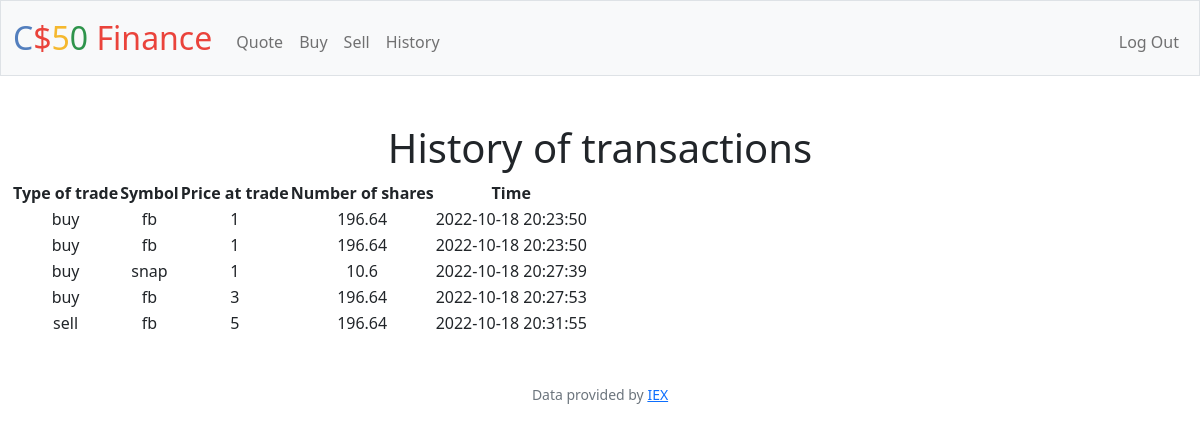
Screenshot of /history (signed in) with the database file from the repository.
### tables this page shows
CREATE TABLE transactions (id integer primary key autoincrement not null, user_id integer not null, stock_name not null, shares_number not null, price_at_trade not null, time datetime not null, type text, foreign key (user_id) references users(id));

### app.py (the view)
@app.route("/history")
@login_required
def history():
    transactions = db.execute("select stock_name, shares_number, price_at_trade, time, type from transactions where user_id=?", session["user_id"])
    print(transactions)
    if len(transactions)==0:
        return render_template("history1.html")
    else:
        return render_template("history.html", transactions=transactions)

### app.py (called while the page is built)
@app.after_request
def after_request(response):
    response.headers["Cache-Control"] = "no-cache, no-store, must-revalidate"
    response.headers["Expires"] = 0
    response.headers["Pragma"] = "no-cache"
    return response

### helpers.py (called while the page is built)
def login_required(f):
    @wraps(f)
    def decorated_function(*args, **kwargs):
        if session.get("user_id") is None:
            return redirect("/login")
        return f(*args, **kwargs)
    return decorated_function

### templates/history.html (shortened to what this page needs)
{% extends "layout.html" %}
{% block main %}
    <h1>History of transactions</h1>
    <table>
        <tr>
            <th>Type of trade</th>
            <th>Symbol</th>
            <th>Price at trade</th>
            <th>Number of shares</th>
            <th>Time</th>
        </tr>
        {% for trade in transactions %}
        <tr>
            <td>{{ trade['type'] }}</td>
            <td>{{ trade['stock_name'] }}</td>
            <td>{{ trade['shares_number'] }}</td>
            <td>{{ trade['price_at_trade'] }}</td>
            <td>{{ trade['time'] }}</td>
        </tr>
        {% endfor %}
    </table>
{% endblock %}

### rows the page displays
transactions: type "buy", stock_name "fb", shares_number "1", price_at_trade "196.64", time "2022-10-18 20:23:50"
transactions: type "buy", stock_name "fb", shares_number "1", price_at_trade "196.64", time "2022-10-18 20:23:50"
transactions: type "buy", stock_name "snap", shares_number "1", price_at_trade "10.6", time "2022-10-18 20:27:39"
transactions: type "buy", stock_name "fb", shares_number "3", price_at_trade "196.64", time "2022-10-18 20:27:53"
transactions: type "sell", stock_name "fb", shares_number "5", price_at_trade "196.64", time "2022-10-18 20:31:55"
